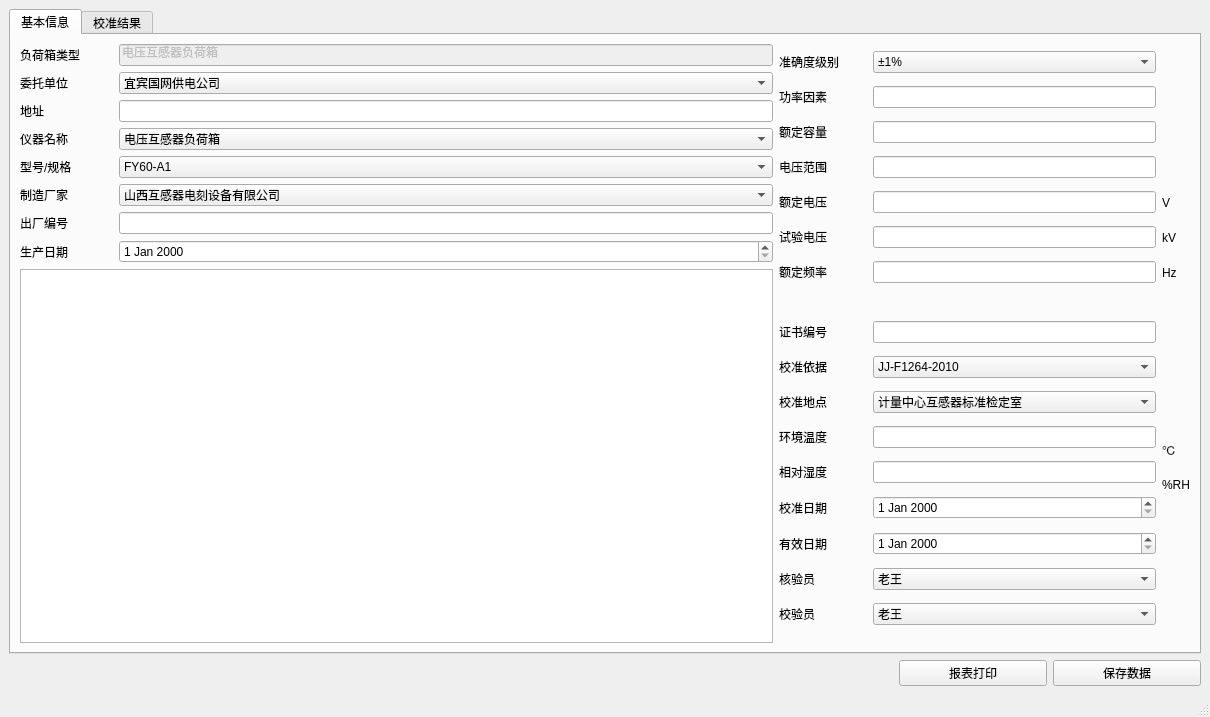
<?xml version="1.0" encoding="UTF-8"?>
<ui version="4.0">
 <class>MainWindow</class>
 <widget class="QMainWindow" name="MainWindow">
  <property name="geometry">
   <rect>
    <x>0</x>
    <y>0</y>
    <width>1210</width>
    <height>717</height>
   </rect>
  </property>
  <property name="windowTitle">
   <string>MainWindow</string>
  </property>
  <widget class="QWidget" name="centralwidget">
   <layout class="QVBoxLayout" name="verticalLayout_5">
    <item>
     <widget class="QTabWidget" name="tabWidget">
      <property name="currentIndex">
       <number>0</number>
      </property>
      <widget class="QWidget" name="tab">
       <attribute name="title">
        <string>基本信息</string>
       </attribute>
       <layout class="QHBoxLayout" name="horizontalLayout_18">
        <item>
         <layout class="QHBoxLayout" name="horizontalLayout" stretch="2,1,0">
          <item>
           <layout class="QVBoxLayout" name="verticalLayout_2" stretch="1,1">
            <item>
             <layout class="QVBoxLayout" name="verticalLayout_3" stretch="1,1,1,1,1,1,1,1">
              <property name="spacing">
               <number>6</number>
              </property>
              <item>
               <layout class="QHBoxLayout" name="horizontalLayout_2" stretch="1,7">
                <item>
                 <widget class="QLabel" name="label_6">
                  <property name="minimumSize">
                   <size>
                    <width>0</width>
                    <height>0</height>
                   </size>
                  </property>
                  <property name="text">
                   <string>负荷箱类型</string>
                  </property>
                 </widget>
                </item>
                <item>
                 <widget class="QLineEdit" name="lineEdit">
                  <property name="enabled">
                   <bool>false</bool>
                  </property>
                  <property name="minimumSize">
                   <size>
                    <width>0</width>
                    <height>0</height>
                   </size>
                  </property>
                  <property name="text">
                   <string>电压互感器负荷箱</string>
                  </property>
                 </widget>
                </item>
               </layout>
              </item>
              <item>
               <layout class="QHBoxLayout" name="horizontalLayout_3" stretch="1,7">
                <item>
                 <widget class="QLabel" name="label_7">
                  <property name="minimumSize">
                   <size>
                    <width>0</width>
                    <height>0</height>
                   </size>
                  </property>
                  <property name="text">
                   <string>委托单位</string>
                  </property>
                 </widget>
                </item>
                <item>
                 <widget class="QComboBox" name="comboBox">
                  <property name="minimumSize">
                   <size>
                    <width>0</width>
                    <height>0</height>
                   </size>
                  </property>
                  <item>
                   <property name="text">
                    <string>宜宾国网供电公司</string>
                   </property>
                  </item>
                 </widget>
                </item>
               </layout>
              </item>
              <item>
               <layout class="QHBoxLayout" name="horizontalLayout_4" stretch="1,7">
                <item>
                 <widget class="QLabel" name="label_8">
                  <property name="minimumSize">
                   <size>
                    <width>0</width>
                    <height>0</height>
                   </size>
                  </property>
                  <property name="text">
                   <string>地址</string>
                  </property>
                 </widget>
                </item>
                <item>
                 <widget class="QLineEdit" name="lineEdit_2">
                  <property name="minimumSize">
                   <size>
                    <width>0</width>
                    <height>0</height>
                   </size>
                  </property>
                 </widget>
                </item>
               </layout>
              </item>
              <item>
               <layout class="QHBoxLayout" name="horizontalLayout_5" stretch="1,7">
                <item>
                 <widget class="QLabel" name="label_9">
                  <property name="minimumSize">
                   <size>
                    <width>0</width>
                    <height>0</height>
                   </size>
                  </property>
                  <property name="text">
                   <string>仪器名称</string>
                  </property>
                 </widget>
                </item>
                <item>
                 <widget class="QComboBox" name="comboBox_2">
                  <property name="minimumSize">
                   <size>
                    <width>0</width>
                    <height>0</height>
                   </size>
                  </property>
                  <item>
                   <property name="text">
                    <string>电压互感器负荷箱</string>
                   </property>
                  </item>
                 </widget>
                </item>
               </layout>
              </item>
              <item>
               <layout class="QHBoxLayout" name="horizontalLayout_6" stretch="1,7">
                <item>
                 <widget class="QLabel" name="label_10">
                  <property name="minimumSize">
                   <size>
                    <width>0</width>
                    <height>0</height>
                   </size>
                  </property>
                  <property name="text">
                   <string>型号/规格</string>
                  </property>
                 </widget>
                </item>
                <item>
                 <widget class="QComboBox" name="comboBox_3">
                  <property name="minimumSize">
                   <size>
                    <width>0</width>
                    <height>0</height>
                   </size>
                  </property>
                  <item>
                   <property name="text">
                    <string>FY60-A1</string>
                   </property>
                  </item>
                 </widget>
                </item>
               </layout>
              </item>
              <item>
               <layout class="QHBoxLayout" name="horizontalLayout_7" stretch="1,7">
                <item>
                 <widget class="QLabel" name="label_11">
                  <property name="minimumSize">
                   <size>
                    <width>0</width>
                    <height>0</height>
                   </size>
                  </property>
                  <property name="text">
                   <string>制造厂家</string>
                  </property>
                 </widget>
                </item>
                <item>
                 <widget class="QComboBox" name="comboBox_4">
                  <property name="minimumSize">
                   <size>
                    <width>0</width>
                    <height>0</height>
                   </size>
                  </property>
                  <item>
                   <property name="text">
                    <string>山西互感器电刻设备有限公司</string>
                   </property>
                  </item>
                 </widget>
                </item>
               </layout>
              </item>
              <item>
               <layout class="QHBoxLayout" name="horizontalLayout_8" stretch="1,7">
                <item>
                 <widget class="QLabel" name="label_12">
                  <property name="minimumSize">
                   <size>
                    <width>0</width>
                    <height>0</height>
                   </size>
                  </property>
                  <property name="text">
                   <string>出厂编号</string>
                  </property>
                 </widget>
                </item>
                <item>
                 <widget class="QLineEdit" name="lineEdit_3">
                  <property name="minimumSize">
                   <size>
                    <width>0</width>
                    <height>0</height>
                   </size>
                  </property>
                 </widget>
                </item>
               </layout>
              </item>
              <item>
               <layout class="QHBoxLayout" name="horizontalLayout_9" stretch="1,7">
                <item>
                 <widget class="QLabel" name="label_13">
                  <property name="minimumSize">
                   <size>
                    <width>0</width>
                    <height>0</height>
                   </size>
                  </property>
                  <property name="text">
                   <string>生产日期</string>
                  </property>
                 </widget>
                </item>
                <item>
                 <widget class="QDateEdit" name="dateEdit">
                  <property name="minimumSize">
                   <size>
                    <width>0</width>
                    <height>0</height>
                   </size>
                  </property>
                 </widget>
                </item>
               </layout>
              </item>
             </layout>
            </item>
            <item>
             <widget class="QTableWidget" name="tableWidget"/>
            </item>
           </layout>
          </item>
          <item>
           <layout class="QVBoxLayout" name="verticalLayout_4" stretch="1,1,1,1,1,1,1,1,1,1,1,1,1,1,1,1,1">
            <property name="spacing">
             <number>6</number>
            </property>
            <item>
             <layout class="QHBoxLayout" name="horizontalLayout_10" stretch="1,3">
              <property name="spacing">
               <number>0</number>
              </property>
              <item>
               <widget class="QLabel" name="label_14">
                <property name="minimumSize">
                 <size>
                  <width>0</width>
                  <height>0</height>
                 </size>
                </property>
                <property name="text">
                 <string>准确度级别</string>
                </property>
               </widget>
              </item>
              <item>
               <widget class="QComboBox" name="comboBox_18">
                <property name="minimumSize">
                 <size>
                  <width>0</width>
                  <height>0</height>
                 </size>
                </property>
                <property name="maximumSize">
                 <size>
                  <width>16777215</width>
                  <height>16777215</height>
                 </size>
                </property>
                <item>
                 <property name="text">
                  <string>±1%</string>
                 </property>
                </item>
                <item>
                 <property name="text">
                  <string>±2%</string>
                 </property>
                </item>
                <item>
                 <property name="text">
                  <string>±3%</string>
                 </property>
                </item>
                <item>
                 <property name="text">
                  <string>±4%</string>
                 </property>
                </item>
                <item>
                 <property name="text">
                  <string>±5%</string>
                 </property>
                </item>
               </widget>
              </item>
             </layout>
            </item>
            <item>
             <layout class="QHBoxLayout" name="horizontalLayout_11" stretch="1,3">
              <property name="spacing">
               <number>0</number>
              </property>
              <item>
               <widget class="QLabel" name="label_15">
                <property name="minimumSize">
                 <size>
                  <width>0</width>
                  <height>0</height>
                 </size>
                </property>
                <property name="text">
                 <string>功率因素</string>
                </property>
               </widget>
              </item>
              <item>
               <widget class="QLineEdit" name="lineEdit_23"/>
              </item>
             </layout>
            </item>
            <item>
             <layout class="QHBoxLayout" name="horizontalLayout_12" stretch="1,3">
              <property name="spacing">
               <number>0</number>
              </property>
              <item>
               <widget class="QLabel" name="label_16">
                <property name="minimumSize">
                 <size>
                  <width>0</width>
                  <height>0</height>
                 </size>
                </property>
                <property name="text">
                 <string>额定容量</string>
                </property>
               </widget>
              </item>
              <item>
               <widget class="QLineEdit" name="lineEdit_22"/>
              </item>
             </layout>
            </item>
            <item>
             <layout class="QHBoxLayout" name="horizontalLayout_13" stretch="1,3">
              <property name="spacing">
               <number>0</number>
              </property>
              <item>
               <widget class="QLabel" name="label_17">
                <property name="minimumSize">
                 <size>
                  <width>0</width>
                  <height>0</height>
                 </size>
                </property>
                <property name="text">
                 <string>电压范围</string>
                </property>
               </widget>
              </item>
              <item>
               <widget class="QLineEdit" name="lineEdit_21"/>
              </item>
             </layout>
            </item>
            <item>
             <layout class="QHBoxLayout" name="horizontalLayout_14" stretch="1,3">
              <property name="spacing">
               <number>0</number>
              </property>
              <item>
               <widget class="QLabel" name="label_18">
                <property name="minimumSize">
                 <size>
                  <width>0</width>
                  <height>0</height>
                 </size>
                </property>
                <property name="text">
                 <string>额定电压</string>
                </property>
               </widget>
              </item>
              <item>
               <widget class="QLineEdit" name="lineEdit_20"/>
              </item>
             </layout>
            </item>
            <item>
             <layout class="QHBoxLayout" name="horizontalLayout_15" stretch="1,3">
              <property name="spacing">
               <number>0</number>
              </property>
              <item>
               <widget class="QLabel" name="label_19">
                <property name="minimumSize">
                 <size>
                  <width>0</width>
                  <height>0</height>
                 </size>
                </property>
                <property name="text">
                 <string>试验电压</string>
                </property>
               </widget>
              </item>
              <item>
               <widget class="QLineEdit" name="lineEdit_19"/>
              </item>
             </layout>
            </item>
            <item>
             <layout class="QHBoxLayout" name="horizontalLayout_16" stretch="1,3">
              <property name="spacing">
               <number>0</number>
              </property>
              <item>
               <widget class="QLabel" name="label_20">
                <property name="minimumSize">
                 <size>
                  <width>0</width>
                  <height>0</height>
                 </size>
                </property>
                <property name="text">
                 <string>额定频率</string>
                </property>
               </widget>
              </item>
              <item>
               <widget class="QLineEdit" name="lineEdit_18"/>
              </item>
             </layout>
            </item>
            <item>
             <spacer name="verticalSpacer_4">
              <property name="orientation">
               <enum>Qt::Vertical</enum>
              </property>
              <property name="sizeType">
               <enum>QSizePolicy::Fixed</enum>
              </property>
              <property name="sizeHint" stdset="0">
               <size>
                <width>0</width>
                <height>25</height>
               </size>
              </property>
             </spacer>
            </item>
            <item>
             <layout class="QHBoxLayout" name="horizontalLayout_31" stretch="1,3">
              <property name="spacing">
               <number>0</number>
              </property>
              <item>
               <widget class="QLabel" name="label_30">
                <property name="minimumSize">
                 <size>
                  <width>80</width>
                  <height>0</height>
                 </size>
                </property>
                <property name="text">
                 <string>证书编号</string>
                </property>
               </widget>
              </item>
              <item>
               <widget class="QLineEdit" name="lineEdit_17"/>
              </item>
             </layout>
            </item>
            <item>
             <layout class="QHBoxLayout" name="horizontalLayout_32" stretch="1,3">
              <property name="spacing">
               <number>0</number>
              </property>
              <item>
               <widget class="QLabel" name="label_31">
                <property name="minimumSize">
                 <size>
                  <width>80</width>
                  <height>0</height>
                 </size>
                </property>
                <property name="text">
                 <string>校准依据</string>
                </property>
               </widget>
              </item>
              <item>
               <widget class="QComboBox" name="comboBox_17">
                <property name="minimumSize">
                 <size>
                  <width>0</width>
                  <height>0</height>
                 </size>
                </property>
                <property name="maximumSize">
                 <size>
                  <width>16777215</width>
                  <height>16777215</height>
                 </size>
                </property>
                <property name="baseSize">
                 <size>
                  <width>180</width>
                  <height>25</height>
                 </size>
                </property>
                <item>
                 <property name="text">
                  <string>JJ-F1264-2010</string>
                 </property>
                </item>
               </widget>
              </item>
             </layout>
            </item>
            <item>
             <layout class="QHBoxLayout" name="horizontalLayout_33" stretch="1,3">
              <property name="spacing">
               <number>0</number>
              </property>
              <item>
               <widget class="QLabel" name="label_32">
                <property name="minimumSize">
                 <size>
                  <width>80</width>
                  <height>0</height>
                 </size>
                </property>
                <property name="text">
                 <string>校准地点</string>
                </property>
               </widget>
              </item>
              <item>
               <widget class="QComboBox" name="comboBox_23">
                <item>
                 <property name="text">
                  <string>计量中心互感器标准检定室</string>
                 </property>
                </item>
               </widget>
              </item>
             </layout>
            </item>
            <item>
             <layout class="QHBoxLayout" name="horizontalLayout_34" stretch="1,3">
              <property name="spacing">
               <number>0</number>
              </property>
              <item>
               <widget class="QLabel" name="label_33">
                <property name="minimumSize">
                 <size>
                  <width>80</width>
                  <height>0</height>
                 </size>
                </property>
                <property name="text">
                 <string>环境温度</string>
                </property>
               </widget>
              </item>
              <item>
               <widget class="QLineEdit" name="lineEdit_14"/>
              </item>
             </layout>
            </item>
            <item>
             <layout class="QHBoxLayout" name="horizontalLayout_35" stretch="1,3">
              <property name="spacing">
               <number>0</number>
              </property>
              <item>
               <widget class="QLabel" name="label_34">
                <property name="minimumSize">
                 <size>
                  <width>80</width>
                  <height>0</height>
                 </size>
                </property>
                <property name="text">
                 <string>相对湿度</string>
                </property>
               </widget>
              </item>
              <item>
               <widget class="QLineEdit" name="lineEdit_16"/>
              </item>
             </layout>
            </item>
            <item>
             <layout class="QHBoxLayout" name="horizontalLayout_36" stretch="1,3">
              <property name="spacing">
               <number>0</number>
              </property>
              <item>
               <widget class="QLabel" name="label_35">
                <property name="minimumSize">
                 <size>
                  <width>80</width>
                  <height>0</height>
                 </size>
                </property>
                <property name="text">
                 <string>校准日期</string>
                </property>
               </widget>
              </item>
              <item>
               <widget class="QDateEdit" name="dateEdit_2">
                <property name="minimumSize">
                 <size>
                  <width>0</width>
                  <height>0</height>
                 </size>
                </property>
               </widget>
              </item>
             </layout>
            </item>
            <item>
             <layout class="QHBoxLayout" name="horizontalLayout_37" stretch="1,3">
              <property name="spacing">
               <number>0</number>
              </property>
              <item>
               <widget class="QLabel" name="label_36">
                <property name="minimumSize">
                 <size>
                  <width>80</width>
                  <height>0</height>
                 </size>
                </property>
                <property name="text">
                 <string>有效日期</string>
                </property>
               </widget>
              </item>
              <item>
               <widget class="QDateEdit" name="dateEdit_3">
                <property name="minimumSize">
                 <size>
                  <width>0</width>
                  <height>0</height>
                 </size>
                </property>
               </widget>
              </item>
             </layout>
            </item>
            <item>
             <layout class="QHBoxLayout" name="horizontalLayout_39" stretch="1,3">
              <property name="spacing">
               <number>0</number>
              </property>
              <item>
               <widget class="QLabel" name="label_38">
                <property name="minimumSize">
                 <size>
                  <width>80</width>
                  <height>0</height>
                 </size>
                </property>
                <property name="text">
                 <string>核验员</string>
                </property>
               </widget>
              </item>
              <item>
               <widget class="QComboBox" name="comboBox_22">
                <property name="minimumSize">
                 <size>
                  <width>0</width>
                  <height>0</height>
                 </size>
                </property>
                <property name="maximumSize">
                 <size>
                  <width>16777215</width>
                  <height>16777215</height>
                 </size>
                </property>
                <item>
                 <property name="text">
                  <string>老王</string>
                 </property>
                </item>
               </widget>
              </item>
             </layout>
            </item>
            <item>
             <layout class="QHBoxLayout" name="horizontalLayout_38" stretch="1,3">
              <property name="spacing">
               <number>0</number>
              </property>
              <item>
               <widget class="QLabel" name="label_37">
                <property name="minimumSize">
                 <size>
                  <width>80</width>
                  <height>0</height>
                 </size>
                </property>
                <property name="text">
                 <string>校验员</string>
                </property>
               </widget>
              </item>
              <item>
               <widget class="QComboBox" name="comboBox_21">
                <property name="minimumSize">
                 <size>
                  <width>0</width>
                  <height>0</height>
                 </size>
                </property>
                <property name="maximumSize">
                 <size>
                  <width>16777215</width>
                  <height>16777215</height>
                 </size>
                </property>
                <item>
                 <property name="text">
                  <string>老王</string>
                 </property>
                </item>
               </widget>
              </item>
             </layout>
            </item>
           </layout>
          </item>
          <item>
           <layout class="QVBoxLayout" name="verticalLayout" stretch="4,1,1,1,4,1,1,4">
            <property name="spacing">
             <number>0</number>
            </property>
            <property name="topMargin">
             <number>0</number>
            </property>
            <property name="rightMargin">
             <number>0</number>
            </property>
            <property name="bottomMargin">
             <number>0</number>
            </property>
            <item>
             <spacer name="verticalSpacer">
              <property name="orientation">
               <enum>Qt::Vertical</enum>
              </property>
              <property name="sizeHint" stdset="0">
               <size>
                <width>20</width>
                <height>40</height>
               </size>
              </property>
             </spacer>
            </item>
            <item>
             <widget class="QLabel" name="label">
              <property name="text">
               <string>V</string>
              </property>
             </widget>
            </item>
            <item>
             <widget class="QLabel" name="label_2">
              <property name="text">
               <string>kV</string>
              </property>
             </widget>
            </item>
            <item>
             <widget class="QLabel" name="label_3">
              <property name="text">
               <string>Hz</string>
              </property>
             </widget>
            </item>
            <item>
             <spacer name="verticalSpacer_2">
              <property name="orientation">
               <enum>Qt::Vertical</enum>
              </property>
              <property name="sizeHint" stdset="0">
               <size>
                <width>20</width>
                <height>40</height>
               </size>
              </property>
             </spacer>
            </item>
            <item>
             <widget class="QLabel" name="label_5">
              <property name="text">
               <string>℃</string>
              </property>
             </widget>
            </item>
            <item>
             <widget class="QLabel" name="label_4">
              <property name="text">
               <string>%RH</string>
              </property>
             </widget>
            </item>
            <item>
             <spacer name="verticalSpacer_3">
              <property name="orientation">
               <enum>Qt::Vertical</enum>
              </property>
              <property name="sizeHint" stdset="0">
               <size>
                <width>20</width>
                <height>40</height>
               </size>
              </property>
             </spacer>
            </item>
           </layout>
          </item>
         </layout>
        </item>
       </layout>
      </widget>
      <widget class="QWidget" name="tab_2">
       <attribute name="title">
        <string>校准结果</string>
       </attribute>
      </widget>
     </widget>
    </item>
    <item>
     <layout class="QHBoxLayout" name="horizontalLayout_17" stretch="6,1,1">
      <item>
       <spacer name="horizontalSpacer">
        <property name="orientation">
         <enum>Qt::Horizontal</enum>
        </property>
        <property name="sizeHint" stdset="0">
         <size>
          <width>40</width>
          <height>20</height>
         </size>
        </property>
       </spacer>
      </item>
      <item>
       <widget class="QPushButton" name="pushButton">
        <property name="text">
         <string>报表打印</string>
        </property>
       </widget>
      </item>
      <item>
       <widget class="QPushButton" name="pushButton_2">
        <property name="text">
         <string>保存数据</string>
        </property>
       </widget>
      </item>
     </layout>
    </item>
   </layout>
  </widget>
  <widget class="QMenuBar" name="menubar">
   <property name="geometry">
    <rect>
     <x>0</x>
     <y>0</y>
     <width>1210</width>
     <height>28</height>
    </rect>
   </property>
  </widget>
  <widget class="QStatusBar" name="statusbar"/>
 </widget>
 <resources/>
 <connections/>
</ui>
